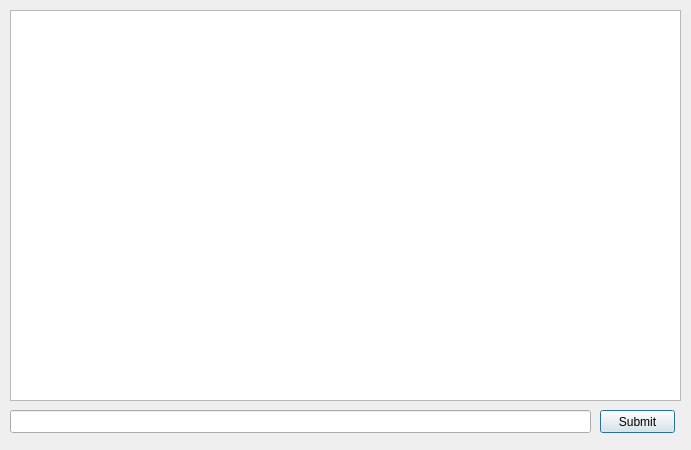
<?xml version="1.0" encoding="UTF-8"?>
<ui version="4.0">
 <class>ConsoleTab</class>
 <widget class="QWidget" name="ConsoleTab">
  <property name="geometry">
   <rect>
    <x>0</x>
    <y>0</y>
    <width>691</width>
    <height>450</height>
   </rect>
  </property>
  <property name="focusPolicy">
   <enum>Qt::TabFocus</enum>
  </property>
  <property name="windowTitle">
   <string>Form</string>
  </property>
  <widget class="QTextEdit" name="History">
   <property name="geometry">
    <rect>
     <x>10</x>
     <y>10</y>
     <width>671</width>
     <height>391</height>
    </rect>
   </property>
   <property name="font">
    <font>
     <family>Consolas</family>
    </font>
   </property>
   <property name="acceptRichText">
    <bool>true</bool>
   </property>
   <property name="textInteractionFlags">
    <set>Qt::TextSelectableByKeyboard|Qt::TextSelectableByMouse</set>
   </property>
  </widget>
  <widget class="QPushButton" name="SubmitBtn">
   <property name="geometry">
    <rect>
     <x>600</x>
     <y>410</y>
     <width>75</width>
     <height>23</height>
    </rect>
   </property>
   <property name="text">
    <string>Submit</string>
   </property>
   <property name="autoDefault">
    <bool>false</bool>
   </property>
   <property name="default">
    <bool>true</bool>
   </property>
  </widget>
  <widget class="QLineEdit" name="Entry">
   <property name="geometry">
    <rect>
     <x>10</x>
     <y>410</y>
     <width>581</width>
     <height>23</height>
    </rect>
   </property>
  </widget>
 </widget>
 <resources/>
 <connections/>
</ui>
